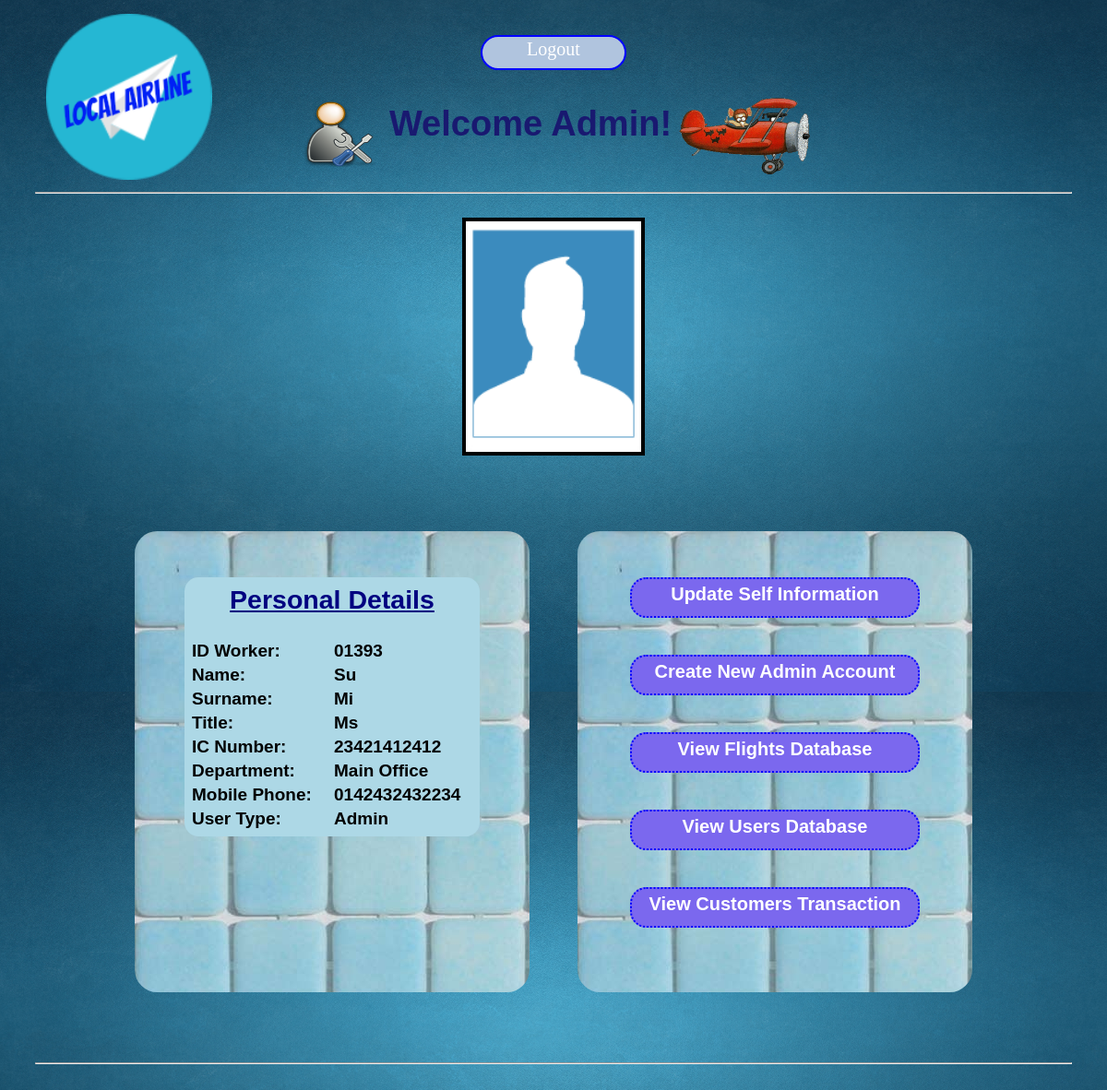
The app's page /admin.php (signed in) with its own data.
### tables this page shows
CREATE TABLE `tbluser` (
  `Email` varchar(50) NOT NULL,
  `Password` varchar(50) NOT NULL,
  `Title` varchar(3) NOT NULL,
  `Name` varchar(100) NOT NULL,
  `Surname` varchar(100) NOT NULL,
  `DateOfBirth` varchar(15) NOT NULL,
  `ICPassport` varchar(15) NOT NULL,
  `Nationality` varchar(5) NOT NULL,
  `Address` varchar(100) NOT NULL,
  `State` varchar(50) NOT NULL,
  `TownCity` varchar(50) NOT NULL,
  `PostcodeZIP` varchar(10) NOT NULL,
  `MobilePhone` varchar(15) NOT NULL,
  `UserType` char(1) NOT NULL,
  `Department` varchar(50) DEFAULT '-',
  `IDWorker` varchar(20) NOT NULL DEFAULT '-',
  `ImgPath` varchar(40) DEFAULT NULL,
  PRIMARY KEY (`Email`,`IDWorker`),
  KEY `UserType` (`UserType`),
  KEY `Email` (`Email`),
  CONSTRAINT `UserType` FOREIGN KEY (`UserType`) REFERENCES `category` (`UserType`) ON DELETE CASCADE ON UPDATE CASCADE
);

### admin.php (the view, shortened to what this page needs)
<html>
<head>
	<link rel="stylesheet" type="text/css" href="css/design2.css">
	<?php
		$sql="SELECT * FROM tbluser where Email='".$_SESSION['email']."'";
		$result=mysql_query($sql);
		$row = mysql_fetch_row($result);
	?>
</head>
<body >
	<img src="images/logo.png" width="180px" height="180px" style="position: absolute; left: 50px; top:15px;" />
	<div id="center" align="center">
	<div id="box2">
	<?php include('include/valid.php'); ?></div>
	</div><br>
	<table align="center">
	<tr>
	<td>
	<img src="images/admin.png" width="100" height="80"></td>
	<td>
	<h1>Welcome Admin!</h1></td>
	<td>
	<img src="images/fly.gif" width="150" height="90"></td>
	</tr>
	</table><hr>
	<br><a id="image" href="#"><img onClick="openWin();" border="4" src="<?php echo $row[16]; ?>" width="190" height="250" alt="User Profile" title="User Profile" /></a>
	<table align="center">
		<tr><td id="p">
				<div id="box">
				<table align="center" border="0" bgcolor="lightblue" style="border-radius: 0.8em">
					<tr>
					<th colspan="2"><h2><u>Personal Details</u></h2></th>
					</tr>
					<tr>
						<td width="150"> ID Worker: </td>
						<td width="150"> <?php echo $row[15]; ?> </td>
					</tr>
					<tr>
						<td width="150"> Name: </td>
						<td width="150"> <?php echo $row[3]; ?> </td>
					</tr>
					<tr>
						<td width="150"> Surname: </td>
						<td width="150"> <?php echo $row[4]; ?> </td>
					</tr>
					<tr>
						<td width="150"> Title:  </td>
						<td width="150"> <?php echo $row[2]; ?> </td>
					</tr>
					<tr>
						<td width="150"> IC Number: </td>
						<td width="150"> <?php echo $row[6]; ?> </td>
					</tr>
					<tr>
						<td width="150"> Department: </td>
						<td width="150"> <?php echo $row[14]; ?> </td>
					</tr>
					<tr>
						<td width="150"> Mobile Phone: </td>
						<td width="150"> <?php echo $row[12]; ?> </td>
					</tr>
					<tr>
						<td width="150"> User Type: </td>
						<td width="150"> Admin </td>
					</tr>
				</table><br>
				</div>
				</td>
		<td align="center" id="p">
			<div id="box">
					<div id="board">
					<a href="admin/<?php echo 'editA.php?email='.$row[0];?>">Update Self Information</a></div><br>
					<div id="board">
					<a href="admin/newAdmin.php">Create New Admin Account</a></div><br>
					<div id="board">
					<a href="admin/viewFlightA.php">View Flights Database</a></div><br>
					<div id="board">
					<a href="admin/view.php">View Users Database</a></div><br>
					<div id="board">
					<a href="admin/transaction.php">View Customers Transaction</a></div>
			</div>
		</td></tr></table>
		<br><br>
		<hr>
</body>
</html>

### css/design2.css (style rules this page uses)
body { background-image:url("../images/blue.jpg"); background-repeat:repeat-y; background-size:100%; text-align:center; padding:30px; }
a { font-size : 20px; color:white; text-decoration:none; }
a:link img { color: black; }
h1 { color : MidnightBlue; text-align:center; }
h2 { color : Navy; }
table { font-family: "Consolas", "Lucida Grande", Sans-Serif; border-style: dashed blue; font-size:19px; font-weight:bold; padding:5px; }
#p { padding:25px 25px 25px 25px; }
#box { padding: 50px; margin-top: 50px; font-size: 35; background-image : url("../images/tile.jpg"); width: 328px; height: 400px; float: center; border-radius: 0.7em; border:2px white; }
#box2 { width: 150px; height: 30px; padding:2px; background-color : LightSteelBlue; border : 2px solid blue; border-radius:2em; }
#board { background-color: MediumSlateBlue; border : 2px dotted blue; width : 300px; height : 30px; padding:5px; border-radius:0.5em; }

### records on screen
tbluser: ImgPath (placeholder picture), IDWorker "01393", Name "Su", Surname "Mi", Title "Ms", ICPassport "23421412412", Department "Main Office", MobilePhone "0142432432234"
